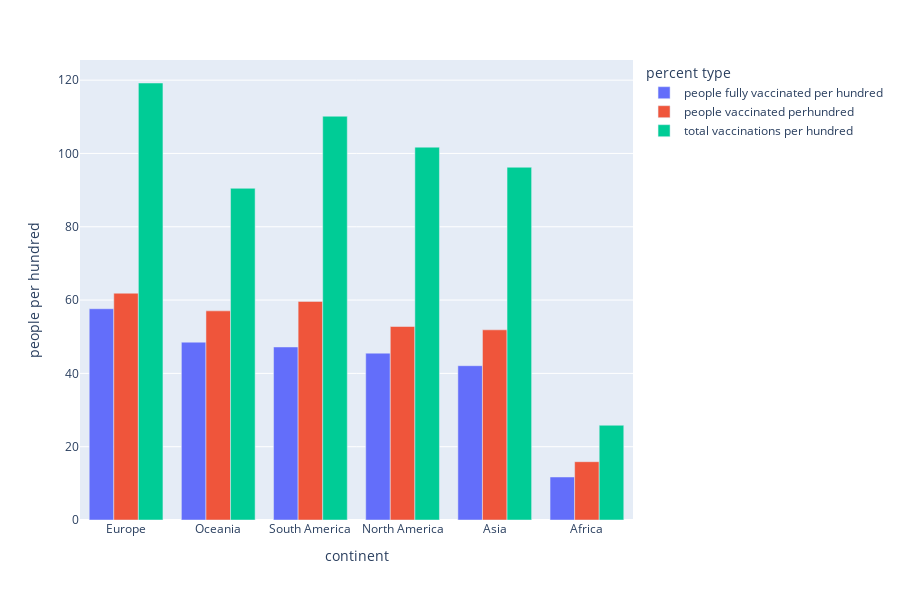

Here is the notebook cell this chart was saved with:
### Markdown cell above
# TOP 5 AREA HAVE BEST VACCINATIONS PERCENT AT 2/11/2021

### Code cell
# at 2/11/2021

# lấy max trong nước và lấy trung bình trong châu lục 2 lần group
vaccinated   = owid_covid_data[['continent','location','people_fully_vaccinated_per_hundred','people_vaccinated_per_hundred','total_vaccinations_per_hundred']].groupby('location').max(
).groupby('continent').mean()

top5vaccinated = vaccinated.sort_values('people_fully_vaccinated_per_hundred',ascending=False)

top5vaccinated.reset_index(inplace=True)



#doi ten cot
top5vaccinated.rename(columns={
    'people_fully_vaccinated_per_hundred': 'people fully vaccinated per hundred',
    'people_vaccinated_per_hundred': 'people vaccinated perhundred',
    'total_vaccinations_per_hundred' : 'total vaccinations per hundred'
},inplace=True)


top5vaccinated_sns = pd.melt(top5vaccinated,id_vars=['continent'],value_vars=['people fully vaccinated per hundred','people vaccinated perhundred','total vaccinations per hundred']
,var_name='percent type',value_name='people per hundred')



fig = px.bar(top5vaccinated_sns, x="continent", y="people per hundred",
             color='percent type',barmode='group',
             height=600)
fig.show()

### Figure 1 — Plotly figure (JSON) as saved in the notebook; plotly's stock layout.template omitted (floating-point values rounded to 4 significant figures)
{"data": [{"alignmentgroup": "True", "hovertemplate": "percent type=people fully vaccinated per hundred<br>continent=%{x}<br>people per hundred=%{y}<extra></extra>", "legendgroup": "people fully vaccinated per hundred", "marker": {"color": "#636efa", "pattern": {"shape": ""}}, "name": "people fully vaccinated per hundred", "offsetgroup": "people fully vaccinated per hundred", "orientation": "v", "showlegend": true, "textposition": "auto", "type": "bar", "x": ["Europe", "Oceania", "South America", "North America", "Asia", "Africa"], "xaxis": "x", "y": [57.63, 48.52, 47.21, 45.52, 42.1, 11.73], "yaxis": "y"}, {"alignmentgroup": "True", "hovertemplate": "percent type=people vaccinated perhundred<br>continent=%{x}<br>people per hundred=%{y}<extra></extra>", "legendgroup": "people vaccinated perhundred", "marker": {"color": "#EF553B", "pattern": {"shape": ""}}, "name": "people vaccinated perhundred", "offsetgroup": "people vaccinated perhundred", "orientation": "v", "showlegend": true, "textposition": "auto", "type": "bar", "x": ["Europe", "Oceania", "South America", "North America", "Asia", "Africa"], "xaxis": "x", "y": [61.87, 57.06, 59.63, 52.79, 51.88, 15.9], "yaxis": "y"}, {"alignmentgroup": "True", "hovertemplate": "percent type=total vaccinations per hundred<br>continent=%{x}<br>people per hundred=%{y}<extra></extra>", "legendgroup": "total vaccinations per hundred", "marker": {"color": "#00cc96", "pattern": {"shape": ""}}, "name": "total vaccinations per hundred", "offsetgroup": "total vaccinations per hundred", "orientation": "v", "showlegend": true, "textposition": "auto", "type": "bar", "x": ["Europe", "Oceania", "South America", "North America", "Asia", "Africa"], "xaxis": "x", "y": [119.2, 90.49, 110.2, 101.7, 96.24, 25.85], "yaxis": "y"}], "layout": {"barmode": "group", "height": 600, "legend": {"title": {"text": "percent type"}, "tracegroupgap": 0}, "margin": {"t": 60}, "xaxis": {"anchor": "y", "domain": [0, 1], "title": {"text": "continent"}}, "yaxis": {"anchor": "x", "domain": [0, 1], "title": {"text": "people per hundred"}}}}
